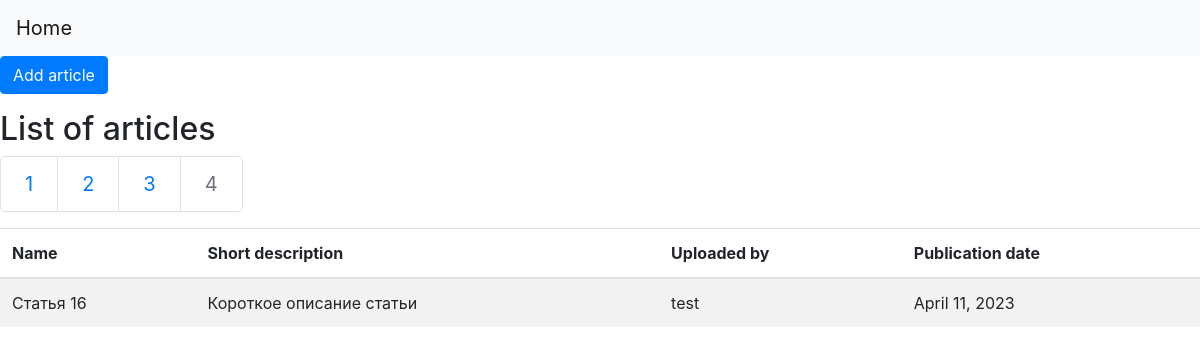
/articles/8, run on an earlier commit of the app's database.
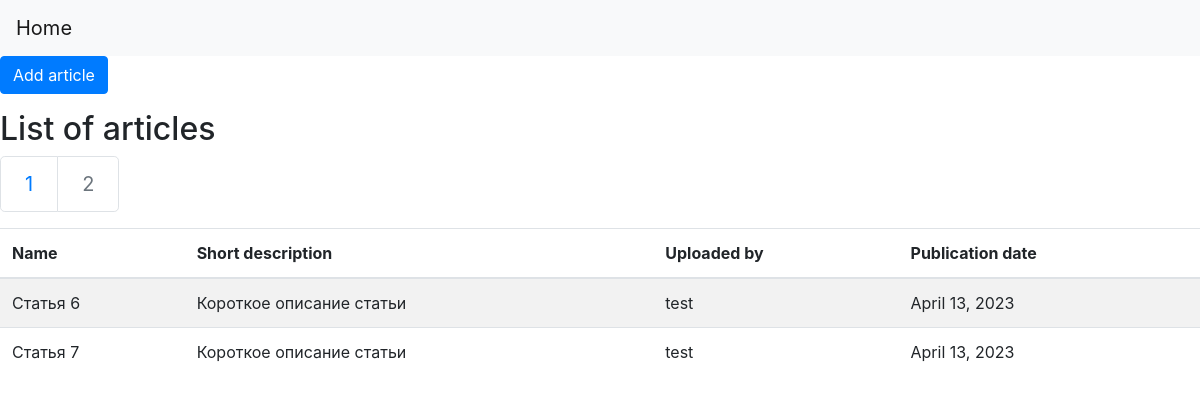
And on a later commit of the database.
### journal_website/models.py (models this page shows, shortened)
class Article(models.Model):
    name = models.ForeignKey(String, related_name='article_name', on_delete=models.CASCADE)
    short_description = models.ForeignKey(String, related_name='article_short_description', on_delete=models.CASCADE)
    publication_date = models.DateField()
    file_name = models.TextField()
    authors = models.TextField()
    user = models.ForeignKey(User, related_name='article_custom_user', on_delete=models.SET_NULL, null=True)
    volume = models.ForeignKey(Volume, related_name='article_volume', on_delete=models.SET_NULL, null=True)
    category = models.ForeignKey(Category, related_name='article_category', on_delete=models.SET_NULL, null=True)
    class Meta:
        verbose_name_plural = 'articles'

class String(models.Model):
    russian = models.TextField()
    english = models.TextField(blank=True, null=True)
    def __str__(self):
        return self.russian
    class Meta:
        verbose_name_plural = 'strings'

### journal_website/views.py (the view)
# urls.py: path("articles/<int:number_of_page>", views.display_page_with_articles, name="articles_with_pagination"),
def display_page_with_articles(request, number_of_page):
	pagination_for_articles = article.get_pagination_for_list_of_articles(list_of_articles=article.get_all_articles(), number_of_articles_per_page=5, number_of_page_to_display=number_of_page)
	return render(request, "article/articles.html", {'pagination_for_articles': pagination_for_articles})

### journal_website/repositories/ArticleRepository.py (called while the page is built)
    def get_all_articles(self):
        return self.article_model.objects.all().order_by("pk")

    def get_pagination_for_list_of_articles(self, list_of_articles, number_of_articles_per_page, number_of_page_to_display):
        paginator = Paginator(list_of_articles, per_page=number_of_articles_per_page)
        return paginator.get_page(number_of_page_to_display)

### journal_website/templates/article/articles.html (shortened to what this page needs)
{% extends 'main/layout.html' %}
{% block body %}
{% load crispy_forms_tags %}
<body>
<nav class="navbar navbar-expand-lg navbar-light bg-light">
    <a class="navbar-brand" href="/">Home</a>
</nav>
<p><a href="#" class="btn btn-primary">Add article</a></p>
<h2>List of articles</h2>
<nav aria-label="Page navigation">
  <ul class="pagination pagination-lg">
    {% block pagination %}
    {% for number_of_page in pagination_for_articles.paginator.get_elided_page_range %}
        {% if number_of_page == pagination_for_articles.paginator.ELLIPSIS %}
          {{ number_of_page }}
        {% else %}
          {% if number_of_page == pagination_for_articles.number %}
            <li class="page-item disabled">
              <a class="page-link" href="#" tabindex="-1">{{ number_of_page }}</a>
            </li>
          {% else %}
              <li class="page-item"><a class="page-link" href="{% url 'articles_with_pagination' number_of_page %}">{{ number_of_page }}</a></li>
          {% endif %}
        {% endif %}
    {% endfor %}
    {% endblock %}
  </ul>
</nav>
<div class="table-responsive">
  <table class="table table-striped">
    <thead>
      <tr>
        <th>Name</th>
        <th>Short description</th>
        <th>Uploaded by</th>
        <th>Publication date</th>
      </tr>
    </thead>
    <tbody>
      {% block article %}
        {% for article in pagination_for_articles %}
          <tr>
            <td>{{ article.name }}</td>
            <td>{{ article.short_description }}</td>
            <td>{{ article.user }}</td>
            <td>{{ article.publication_date }}</td>
          </tr>
        {% endfor %}
      {% endblock %}
    </tbody>
  </table>
</div>
</body>
{% endblock %}

What changed in the data, as far as the page shows it:
removed Article: name "Статья 16", short_description "Короткое описание статьи", user "test", publication_date "April 11, 2023"
now on this page (row edited): Article: name "Статья 6", short_description "Короткое описание статьи", user "test", publication_date "April 13, 2023"
now on this page (row edited): Article: name "Статья 7", short_description "Короткое описание статьи", user "test", publication_date "April 13, 2023"
Also different on the page:
list line gone: "2"
new list line: "2"
list line gone: "3"
list line gone: "4"
